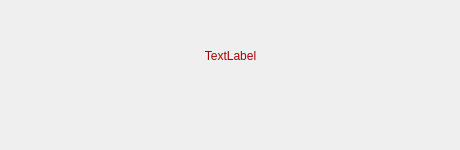
<?xml version="1.0" encoding="UTF-8"?>
<ui version="4.0">
 <class>AlertTimeDlg</class>
 <widget class="QDialog" name="AlertTimeDlg">
  <property name="windowModality">
   <enum>Qt::NonModal</enum>
  </property>
  <property name="geometry">
   <rect>
    <x>0</x>
    <y>0</y>
    <width>460</width>
    <height>150</height>
   </rect>
  </property>
  <property name="windowTitle">
   <string>報時！</string>
  </property>
  <widget class="QLabel" name="label">
   <property name="geometry">
    <rect>
     <x>40</x>
     <y>30</y>
     <width>381</width>
     <height>51</height>
    </rect>
   </property>
   <property name="styleSheet">
    <string notr="true">font: 16pt &quot;微軟雅黑&quot;;
color: rgb(170, 0, 0);</string>
   </property>
   <property name="text">
    <string>TextLabel</string>
   </property>
   <property name="alignment">
    <set>Qt::AlignCenter</set>
   </property>
  </widget>
 </widget>
 <layoutdefault spacing="6" margin="11"/>
 <resources/>
 <connections/>
</ui>
